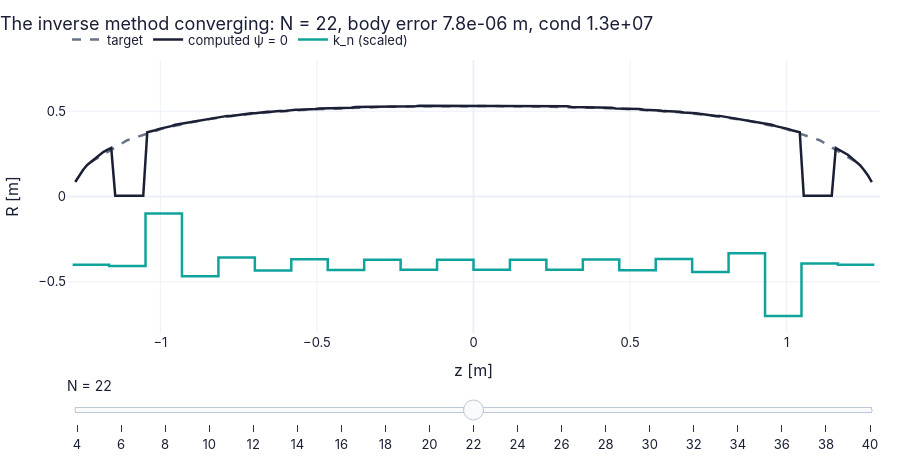

The notebook cell this image was saved under:
### Markdown cell above
**What you see.** Left, a streamlined hull round a teal source and a rose line sink, and below it the same body seen from still fluid: loops from nose to tail. Centre, the computed ψ = 0 surface on top of the dashed target, and bars that alternate teal/rose. Right, the body error falling while the condition number climbs.

**How to read it.** Sources push the flow out at the nose, sinks let it close at the tail; the bars sum to zero. The bars themselves zig-zag: many strength patterns draw almost the same surface, so trust the shape and the sums, not the individual bars. More segments fit the shape better but make the system touchier.

**What would change if…** …a blunter target (the sphere): the error plateaus and the condition number explodes — its exact source is a point doublet, which a smooth line of sources cannot copy.

### Code cell
Nv = np.arange(4, 42, 2) if not FAST else np.arange(4, 42, 4)   # segment numbers, capped at 40 (beyond it the matrix is too ill-conditioned)
cache = {}                                               # solve each N once
def axial_traces(Nf):                                    # target, computed body and scaled strengths for N segments
    N = int(round(Nf))
    zb, Rb = ch06.axisym_body_target("rankine_oval", N=N)   # target points
    sol = pn.axial_singularity_solve(zb, Rb, U=1.0, N=N)    # strengths
    zz = np.linspace(zb.min() - 0.05, zb.max() + 0.05, 200)   # z along the body [m]
    Rgrid = np.linspace(0.005, 0.8, 200)                 # trial radii [m]
    Pz = pn.axial_singularity_psi(sol, Rgrid[:, None], zz[None, :])   # ψ on a (R, z) grid
    Rsurf = np.array([Rgrid[np.argmax(Pz[:, j] > 0)] if np.any(Pz[:, j] > 0) else np.nan for j in range(zz.size)])   # first R with ψ > 0
    xn = sol["z_nodes"]; kstep = np.repeat(sol["k"], 2)/np.max(np.abs(sol["k"]))*0.3 - 0.4   # strengths as a step line
    cache[N] = ch06.axial_state("rankine_oval", N=N)
    return {"target": (zb, Rb), "computed ψ = 0": (zz, Rsurf), "k_n (scaled)": (np.repeat(xn, 2)[1:-1], kstep)}
fig = slider_figure(axial_traces, "N", Nv, xlabel="z [m]", ylabel="R [m]", title="The inverse method converging",
                    yrange=[-0.8, 0.8])
recolor(fig, {"target": COLORS["muted"], "computed ψ = 0": COLORS["ink"], "k_n (scaled)": COLORS["teal"]},
        dashes={"target": "dash"})
step_titles(fig, [f"The inverse method converging: N = {int(v)}, body error {cache[int(v)]['body_error']:.1e} m, "
                  f"cond {cache[int(v)]['cond']:.1e}" for v in Nv])
fig.show()                                               # draw it (works on the web page too)
